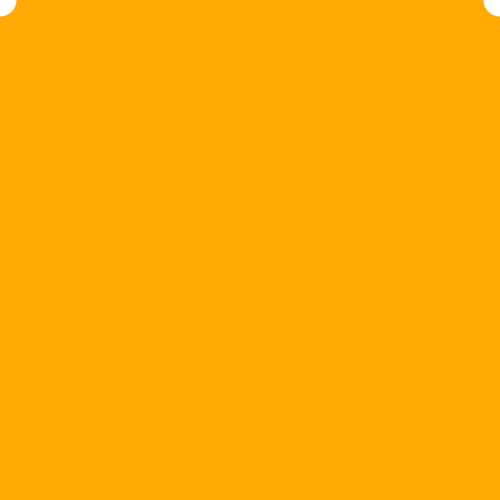
Frame 1 (no input)
Frame 60 (the mouse pressed at the canvas centre just before this capture): identical to frame 1, image omitted
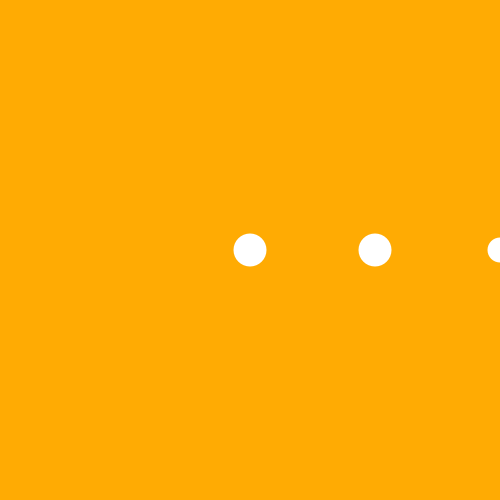
Frame 120 (the mouse held since frame 60 and released just before this capture)

The Processing sketch that drew these frames (run headless with seeded random() and noise(); from frame 60 on, the mouse is pressed at the canvas centre):

// Processing sketch: exercise23_1
// ── exercise23_1.pde
//Exercise 23.1 Control the position of a shape with the mouse.
//Create a more interesting relation than directly mimicking the cursor

void setup() {
size(500,500);
smooth();
noStroke();
}

void draw() {
  background(255,171,3);
  ellipse(mouseX * 1.5, mouseY, 33, 33);
  ellipse(mouseX * 2, mouseY, 25, 25);
  ellipse(width-mouseX, mouseY, 33, 33);
  ellipse(width+mouseX, mouseY, 25, 25);
}

//mirror: ellipse(width-mouseX, mouseY, 33, 33);
//multiply the mouseX: ellipse(mouseX * 2, mouseY, 33, 33);
